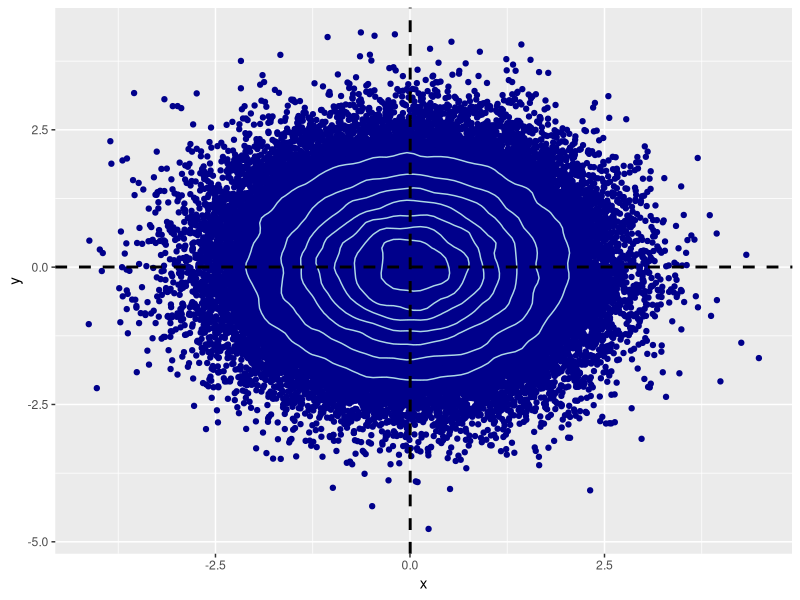
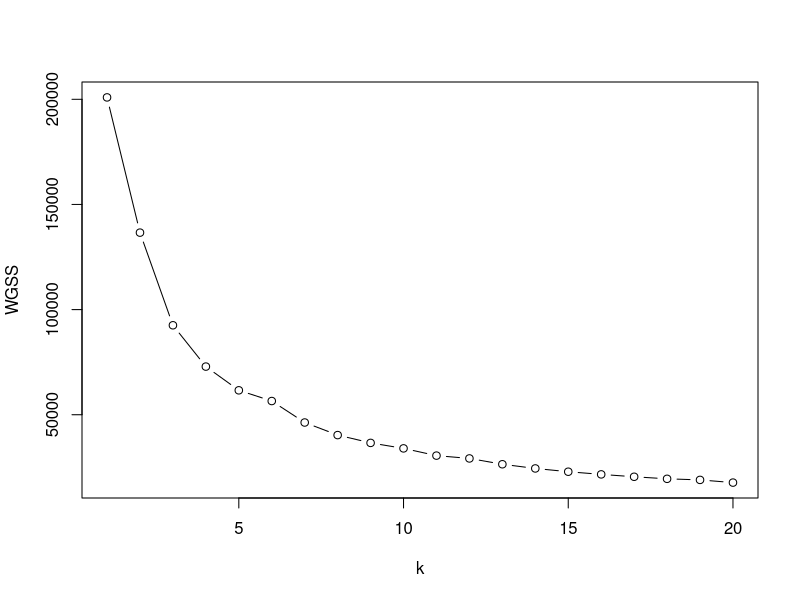
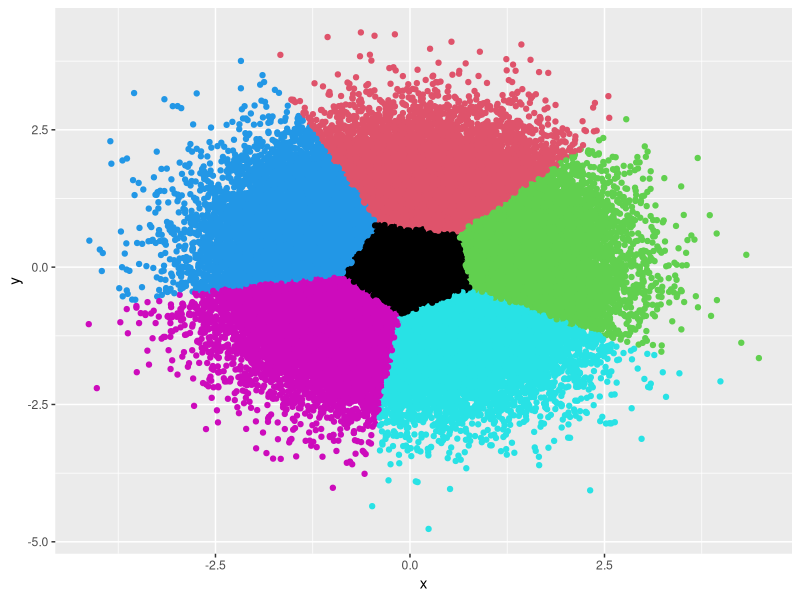
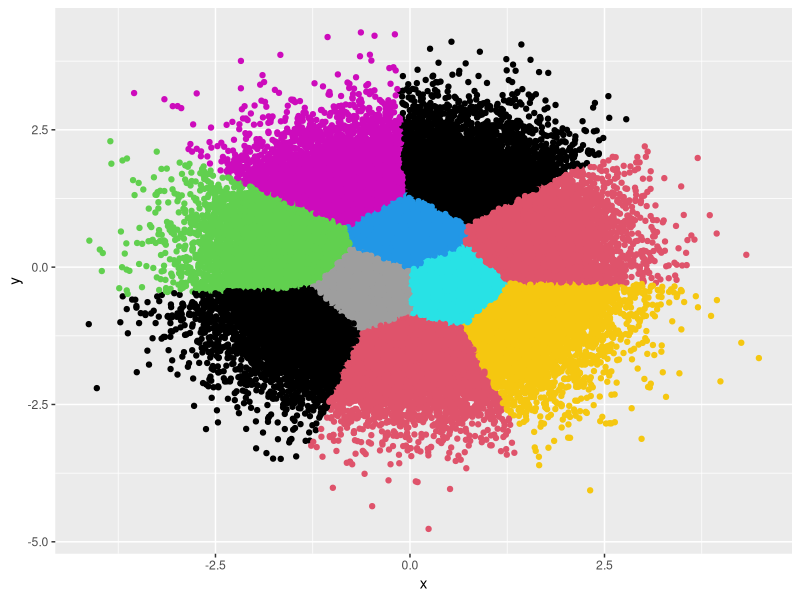
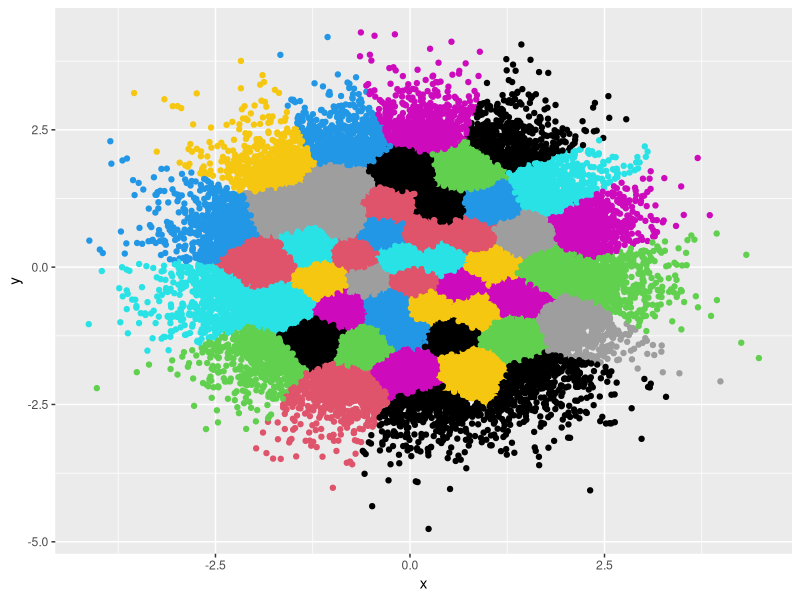
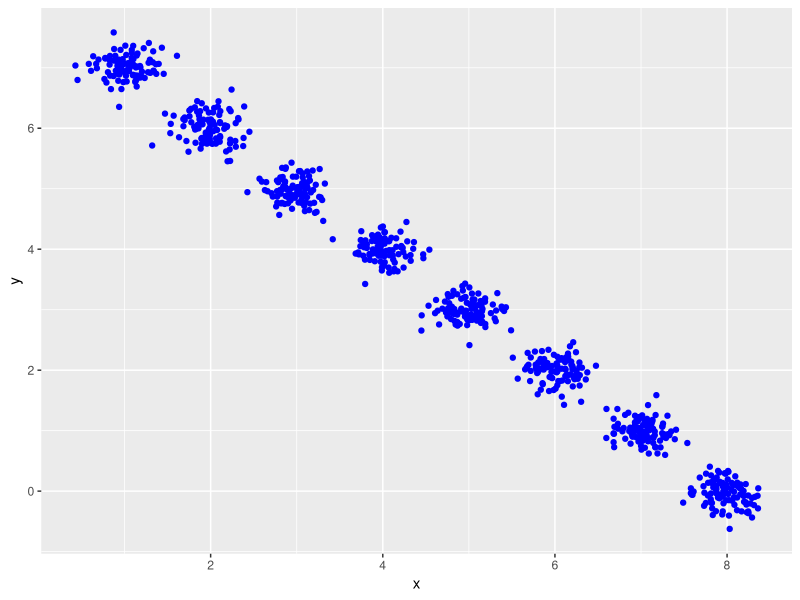
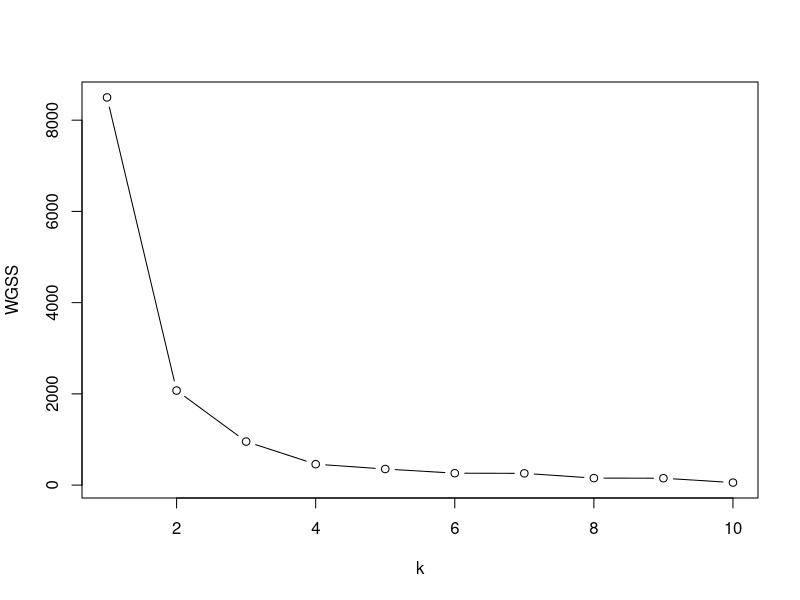
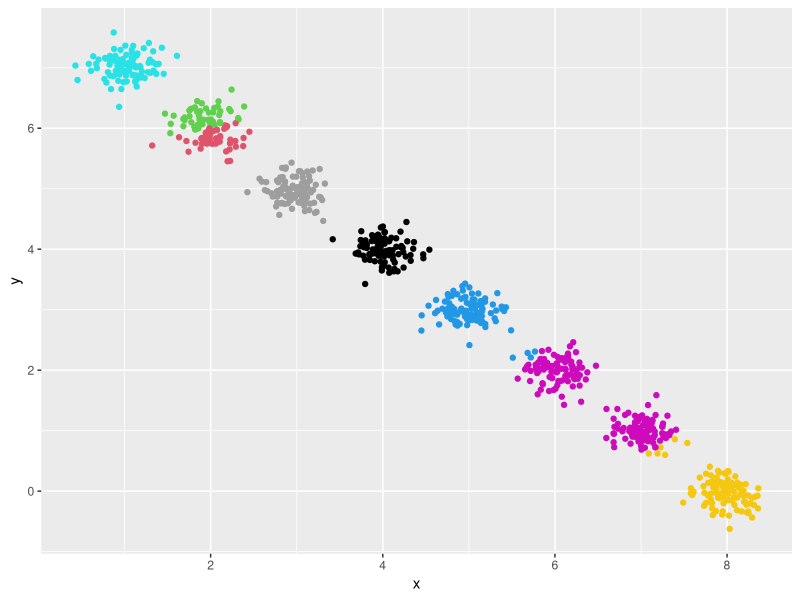

These charts were generated, in order, by the following R code:
## ---- chunk 1
##### Começaremos gerando dados aleatórios
##### Seja n o tamanho da amostra, o leitor pode alterar se quiser

n = 100000

#### Geraremos um vetor aleatório no R^2

x <- rnorm(mean = 0, 
            sd = 1,
              n= n) ##média 0 e variância unitária nos dá uma normal padrão

y <- rnorm(mean = 0,
            sd = 1,
              n = n)

amostra1 <- data.frame(x, y)

## ---- chunk 2

library(ggplot2)
library(dplyr)

amostra1 %>%
  ggplot(aes(x=x, y=y))+
  geom_point(color = "dark blue")+
  geom_density_2d(color = "light blue")+
  geom_vline(aes(xintercept=mean(x)),   
             color="black", linetype="dashed", size=1)+
  geom_hline(aes(yintercept=mean(y)),   
             color="black", linetype="dashed", size=1)
## ---- chunk 3

wssplot <- function(data, nc=20, seed=1234){
  wss <- (nrow(data)-1)*sum(apply(data,2,var))
  for (i in 2:nc){
    set.seed(seed)
    wss[i] <- sum(kmeans(data, centers=i)$withinss)}
  plot(1:nc, wss, type="b", xlab="k",
       ylab="WGSS")}

wssplot(amostra1)
## ---- chunk 4
kmeans_amostra1 <- kmeans(amostra1, 
                            centers = 6)

amostra1 %>%
  ggplot(aes(x=x, y=y))+
  geom_point(color = kmeans_amostra1$cluster)
  
## ---- chunk 5
kmeans_amostra1_2 <- kmeans(amostra1, 
                            centers = 10)

amostra1 %>%
  ggplot(aes(x=x, y=y))+
  geom_point(color = kmeans_amostra1_2$cluster)
  
## ---- chunk 6
kmeans_amostra1_3 <- kmeans(amostra1, 
                            centers = 50)

amostra1 %>%
  ggplot(aes(x=x, y=y))+
  geom_point(color = kmeans_amostra1_3$cluster)
  
## ---- chunk 7
k = 8 ## numero de agrupamentos 
m = 100 ## tamanho da amostra em cada agrupamento
sd = .2 ## .2 gera identificação limpa dos agrupamentos em alguns casos

datalist = list() ## Lista para salvar os DFs com cada cluster

for (i in 1:k){
  
    x <- rnorm(mean = i, 
              sd = sd, 
                n=m)
    
  y <- rnorm(mean = (k-i),
              sd = sd,
                n=m)
  
  datalist[[i]] <- data.frame(x,y)
}

amostra2 <- do.call(rbind, datalist) ## empilhamos os clusters

amostra2 %>%
  ggplot(aes(x=x, y=y))+
  geom_point(color = "blue")

wssplot(amostra2, nc = 10)

## ---- chunk 8
teste8 <- kmeans(amostra2, 
                  centers = 8)
teste10 <- kmeans(amostra2,
                    centers = 10) 

teste8$tot.withinss / teste10$tot.withinss #dividindo o WGSS de um pelo outro

## ---- chunk 9
kmeans_amostra2 <- kmeans(amostra2, 
                            centers = k)

amostra2 %>%
  ggplot(aes(x=x, y=y))+
  geom_point(color = kmeans_amostra2$cluster)
